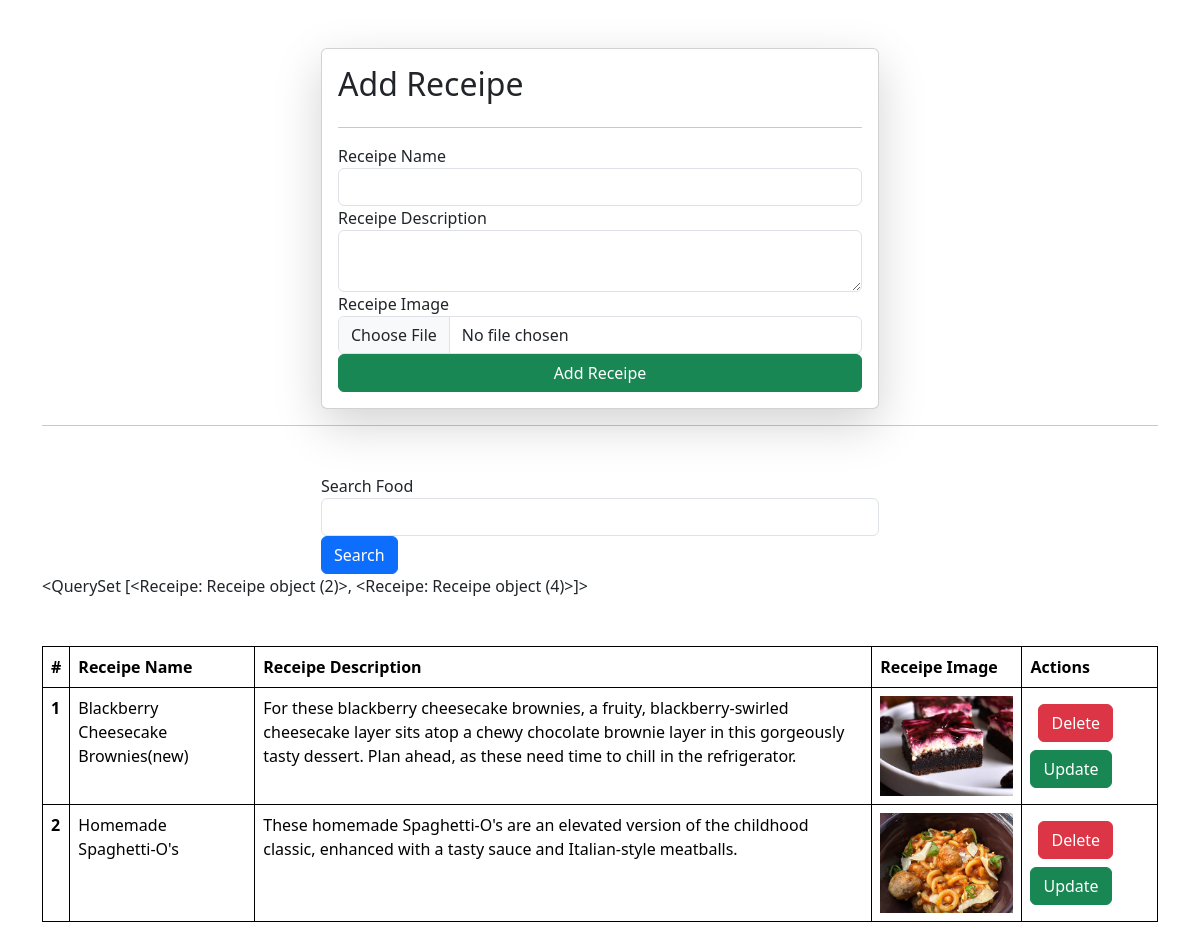
Screenshot of /receipes/ with the database file from the repository.
### vegge/models.py (models this page shows)
class Receipe(models.Model):
    receipe_name = models.CharField(max_length=100)
    receipe_description = models.TextField()
    receipe_image = models.ImageField(upload_to="receipe")

### vegge/views.py (the view, shortened to what this page needs)
# urls.py: path('receipes/',receipes,name='receipes'),
def receipes(request):
    queryset = Receipe.objects.all()
    if request.GET.get('search'):
        queryset = queryset.filter(receipe_name_icontains = request.GET.get('search'))
    context = {'receipes' : queryset}
    return render(request, 'receipes.html',context)

### vegge/templates/receipes.html (shortened to what this page needs)
{% extends "base.html" %}
{% block start %}
<div class="container mt-5">
    <form class="col-6 mx-auto card p-3 shadow-lg" method = "post" enctype="multipart/form-data">
        <h2>Add Receipe</h2>
        <hr>
        <div class="form-group">
          <label for="exampleInputEmail1">Receipe Name</label>
          <input name="receipe_name" required type="text" class="form-control" >
        </div>
        <div class="form-group">
          <label for="exampleInputPassword1" >Receipe Description</label>
          <textarea class= "form-control" required name="receipe_description"></textarea>
        </div>
        <div class="form-group">
            <label for="exampleInputPassword1">Receipe Image</label>
            <input type="file" name="receipe_image" class="form-control" >
          </div>
        <button type="submit" class="btn btn-success">Add Receipe</button>
      </form>
      <hr>
      <div class="mt-5">
        <div class="mx-auto col-6">
           <form action="">
           <form>
          <div class="form-group">
            <label for="exampleInputEmail1">Search Food</label>
            <input name="Search"  type="text" class="form-control" >
          </div>
          <button type="submit" class="btn btn-primary">Search</button>
        </form>
        </div>
      </div>
      {{receipes}}
      <table class="table mt-5">
        <thead>
          <tr>
            <th scope="col">#</th>
            <th scope="col">Receipe Name</th>
            <th scope="col">Receipe Description</th>
            <th scope="col">Receipe Image</th>
            <th scope="col">Actions</th>
          </tr>
        </thead>
        <tbody>
          {% for receipe in receipes %}
          <tr>
            <th scope="row">{{ forloop.counter}}</th>
            <td>{{receipe.receipe_name}}</td>
            <td>{{receipe.receipe_description}}</td>
            <td>
              <img src = "/media/{{receipe.receipe_image}}" style="height: 100px;"></td>
              <td>
                <a href="/delete_receipe/{{receipe.id}}"><button class="btn btn-danger m-2">Delete</button></a>
                <a href="/update_receipe/{{receipe.id}}"><button class="btn btn-success">Update</button></a>
              </td>
          </tr>
          {% endfor %}
        </tbody>
      </table>
</div>
{% endblock %}

### home/templates/base.html (shortened to what this page needs)
<!DOCTYPE html>
<html lang="en">
  <head>
    <link
      href="https://cdn.jsdelivr.net/npm/bootstrap@5.3.3/dist/css/bootstrap.min.css"
      rel="stylesheet"
    />
  </head>
  <body>
    {% block start %}
    {% endblock %}
  </body>
</html>

### home/templates/base.html (style rules this page uses)
table, th, td { border: 1px solid black; }

### rows the page displays
Receipe: id "<QuerySet [<Receipe: Receipe object (2)>, <Receipe: Receipe object (4)>]>", receipe_name "Blackberry Cheesecake Brownies(new)", receipe_description "For these blackberry cheesecake brownies, a fruity, blackberry-swirled cheesecake layer sits atop a chewy chocolate brownie layer in this gorgeously tasty dessert. Plan ahead, as these need time to chill in the refrigerator.", receipe_image (picture)
Receipe: receipe_name "Homemade Spaghetti-O's", receipe_description "These homemade Spaghetti-O's are an elevated version of the childhood classic, enhanced with a tasty sauce and Italian-style meatballs.", receipe_image (picture)
